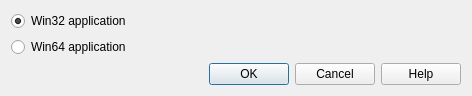
<?xml version="1.0" encoding="UTF-8"?>
<ui version="4.0">
 <class>SelectArchDialog</class>
 <widget class="QDialog" name="SelectArchDialog">
  <property name="geometry">
   <rect>
    <x>0</x>
    <y>0</y>
    <width>464</width>
    <height>94</height>
   </rect>
  </property>
  <property name="windowTitle">
   <string>Select Archhitecture</string>
  </property>
  <layout class="QVBoxLayout" name="verticalLayout">
   <property name="sizeConstraint">
    <enum>QLayout::SetFixedSize</enum>
   </property>
   <item>
    <widget class="QRadioButton" name="win32">
     <property name="text">
      <string>Win32 application</string>
     </property>
     <property name="checked">
      <bool>true</bool>
     </property>
    </widget>
   </item>
   <item>
    <widget class="QRadioButton" name="win64">
     <property name="text">
      <string>Win64 application</string>
     </property>
    </widget>
   </item>
   <item>
    <widget class="QDialogButtonBox" name="buttonBox">
     <property name="minimumSize">
      <size>
       <width>450</width>
       <height>0</height>
      </size>
     </property>
     <property name="orientation">
      <enum>Qt::Horizontal</enum>
     </property>
     <property name="standardButtons">
      <set>QDialogButtonBox::Cancel|QDialogButtonBox::Help|QDialogButtonBox::Ok</set>
     </property>
    </widget>
   </item>
  </layout>
 </widget>
 <resources/>
 <connections>
  <connection>
   <sender>buttonBox</sender>
   <signal>accepted()</signal>
   <receiver>SelectArchDialog</receiver>
   <slot>accept()</slot>
   <hints>
    <hint type="sourcelabel">
     <x>248</x>
     <y>254</y>
    </hint>
    <hint type="destinationlabel">
     <x>157</x>
     <y>274</y>
    </hint>
   </hints>
  </connection>
  <connection>
   <sender>buttonBox</sender>
   <signal>rejected()</signal>
   <receiver>SelectArchDialog</receiver>
   <slot>reject()</slot>
   <hints>
    <hint type="sourcelabel">
     <x>316</x>
     <y>260</y>
    </hint>
    <hint type="destinationlabel">
     <x>286</x>
     <y>274</y>
    </hint>
   </hints>
  </connection>
 </connections>
</ui>
